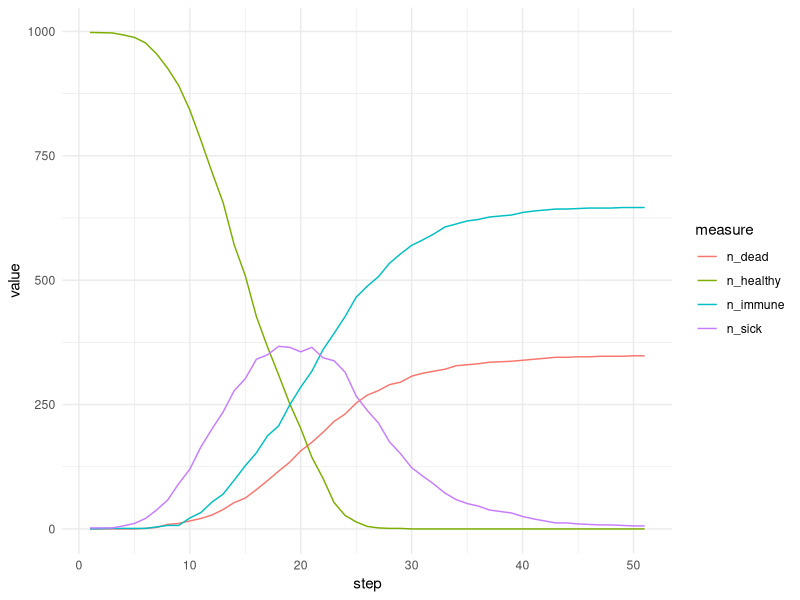

The R script that drew this image:
## ---- chunk 1
library(R6)

Agent <- R6Class("Agent",
  public = list(
    state = character(),
    initialize = function(state = "healthy") {
      self$state <- state
    },
    update_state = function(sick_prob, recovery_prob, death_prob) {
      # If agent is healthy it can either stay healthy or get infected
      if (self$state == "healthy") {
        new_state <- sample(x = c("healthy", "sick"), 
                       size = 1, 
                       prob = c(1-sick_prob, sick_prob))
      # A sick agent can continue being sick, recover and become immune or die
      } else if (self$state == "sick") { 
        new_state <- sample(x = c("sick", "immune", "dead"), 
                       size = 1, 
                       prob = c((1-(recovery_prob + death_prob)), recovery_prob, death_prob))
      
      } else {
        new_state <- self$state # Immune and dead states do not change
      }
      self$state <- new_state  # Update state
    }
  )
)
## ---- chunk 2
World <- R6Class("World",
  public = list(
    size = NULL,
    world = NULL,
    
    initialize = function(size) {
      self$size <- size
      self$world <- matrix(vector("list", size * size), nrow = size, ncol = size)
      for (i in 1:size) {
        for (j in 1:size) {
          self$world[[i, j]] <- list()
        }
      }
    },
    
    add_agent = function(row, col, agent) {
      self$world[[row, col]] <- c(self$world[[row, col]], list(agent))
    },
    
    move_agents = function() {
      new_world <- matrix(vector("list", self$size * self$size), nrow = self$size, ncol = self$size)
      for (i in 1:self$size) {
        for (j in 1:self$size) {
          agents <- self$world[[i, j]]
          for (agent in agents) {
            if (agent$state != "dead") { # dead do not move
              move <- rnorm(2, mean = 0, sd = 1) # some arbitrary motility
              new_row <- min(max(1, round(i + move[1])), self$size)
              new_col <- min(max(1, round(j + move[2])), self$size)
              new_world[[new_row, new_col]] <- c(new_world[[new_row, new_col]], list(agent))
            } else {
              new_world[[i, j]] <- c(new_world[[i, j]], list(agent))
            }
          }
        }
      }
      self$world <- new_world
    },
    
    update_states = function(beta, recovery_prob, death_prob) {
      # Iterate over all grid cells in the world and 
      # determine infection probability based on
      # the number of already sick individuals in that grid cell.
      for (i in 1:self$size) {
        for (j in 1:self$size) {
          agents <- self$world[[i, j]]
          num_sick <- sum(vapply(agents, function(agent) agent$state == "sick", logical(1)))
          # Now, probability of becoming sick is naively proportional 
          # to the percentage of already sick individuals in the cell
          # where beta is the transmission probability
          sick_prob <- 1 - ((1 - beta) ^ num_sick)
          for (agent in agents) {
            agent$update_state(sick_prob, recovery_prob, death_prob)
          }
        }
      }
    },
    
    get_counts = function() {
      counts <- data.frame(
        row = integer(),
        col = integer(),
        healthy = integer(),
        immune = integer(),
        sick = integer(),
        dead = integer()
      )
      for (i in 1:self$size) {
        for (j in 1:self$size) {
          agents <- self$world[[i, j]]
          counts <- rbind(counts, data.frame(
            row = i,
            col = j,
            healthy = sum(vapply(agents, function(agent) agent$state == "healthy", logical(1))),
            immune = sum(vapply(agents, function(agent) agent$state == "immune", logical(1))),
            sick = sum(vapply(agents, function(agent) agent$state == "sick", logical(1))),
            dead = sum(vapply(agents, function(agent) agent$state == "dead", logical(1)))
          ))
        }
      }
      return(counts)
    }
  )
)
## ---- chunk 3
visualize_simulation <- function(results) {
  p <- ggplot(results, aes(x = col, y = row)) +
    geom_tile(aes(fill = sick)) +
    scale_fill_gradient(low = "white", high = "red") +
    theme_minimal() +
    labs(title = "Disease Spread Simulation", x = "X", y = "Y", fill = "Sick Individuals") +
    transition_states(step, transition_length = 2, state_length = 1) +
    ease_aes('linear') +
    ggtitle('Disease Spread Simulation - Generation {closest_state}') +
    theme(plot.title = element_text(size = 16, face = "bold", hjust = 0.5))
  
  animate(p, nframes = length(unique(results$step)), fps = 2, renderer = gifski_renderer())
}
## ---- chunk 4
library(ggplot2)
library(gganimate)
library(progress)

run_simulation <- function(size, num_steps, initial_immune, initial_sick, beta, recovery_prob, death_prob) {
  stopifnot(recovery_prob + death_prob <= 1) # some simplistic input validation
  pb <- progress_bar$new(total = num_steps + 1)
  
  world <- World$new(size)
  
  # Initialize agents
  if (initial_healthy > 0) {
    for (i in 1:initial_healthy) {
      row <- sample(1:size, 1)
      col <- sample(1:size, 1)
      world$add_agent(row, col, Agent$new())
    }
  }
  
  # Introduce immune and sick agents
  if (initial_immune > 0) {
    for (i in 1:initial_immune) {
      row <- sample(1:size, 1)
      col <- sample(1:size, 1)
      world$add_agent(row, col, Agent$new(state = "immune"))
    }
  }
  
  if (initial_sick > 0) {
    for (i in 1:initial_sick) {
      row <- sample(1:size, 1)
      col <- sample(1:size, 1)
      world$add_agent(row, col, Agent$new(state = "sick"))
    }
  }
  
  results <- list()
  
  # Save the initial state of the world
  counts <- world$get_counts()
  counts$step <- 1
  results[[1]] <- counts
  
  
  # Simulate one generation
  for (step in 2:num_steps + 1) {
    world$update_states(beta, recovery_prob, death_prob)
    world$move_agents()
    counts <- world$get_counts()
    counts$step <- step
    results[[step]] <- counts
    pb$tick()
  }
  
  results <- do.call(rbind, results)
  
  return(results)
}
## ---- chunk 5
library(tidyverse)

# Parameters
size <- 20                    # World size
num_steps <- 50               # Number of generations
initial_healthy <- 998
initial_immune <- 0
initial_sick <- 2
beta <- 0.5                  # Transmission probability
recovery_prob <- 0.1
death_prob <- 0.05

# Run the simulation
results <- run_simulation(size, num_steps, initial_immune, initial_sick, beta, recovery_prob, death_prob)

results |> group_by(step) |> 
  summarise(n_sick = sum(sick), n_healthy = sum(healthy), n_immune = sum(immune), n_dead = sum(dead)) |> 
  pivot_longer(starts_with("n_"), names_to = 'measure') |> 
  ggplot(aes(x = step, y = value, col=measure)) + geom_line() + theme_minimal()
